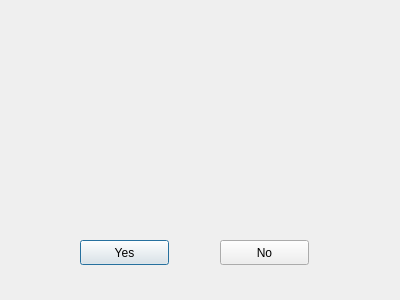
<?xml version="1.0" encoding="UTF-8"?>
<ui version="4.0">
 <class>ApproveRequestDialog</class>
 <widget class="QDialog" name="ApproveRequestDialog">
  <property name="geometry">
   <rect>
    <x>0</x>
    <y>0</y>
    <width>400</width>
    <height>300</height>
   </rect>
  </property>
  <property name="windowTitle">
   <string>Dialog</string>
  </property>
  <widget class="QLabel" name="label">
   <property name="geometry">
    <rect>
     <x>30</x>
     <y>10</y>
     <width>331</width>
     <height>191</height>
    </rect>
   </property>
   <property name="text">
    <string/>
   </property>
   <property name="wordWrap">
    <bool>true</bool>
   </property>
  </widget>
  <widget class="QPushButton" name="pushButton">
   <property name="geometry">
    <rect>
     <x>80</x>
     <y>240</y>
     <width>89</width>
     <height>25</height>
    </rect>
   </property>
   <property name="text">
    <string>Yes</string>
   </property>
  </widget>
  <widget class="QPushButton" name="pushButton_2">
   <property name="geometry">
    <rect>
     <x>220</x>
     <y>240</y>
     <width>89</width>
     <height>25</height>
    </rect>
   </property>
   <property name="text">
    <string>No</string>
   </property>
  </widget>
 </widget>
 <resources/>
 <connections/>
</ui>
